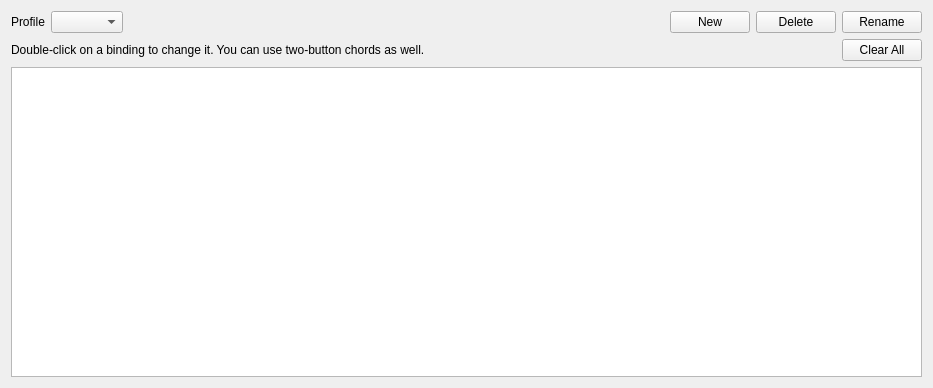
<?xml version="1.0" encoding="UTF-8"?>
<ui version="4.0">
 <class>ConfigureControllerHotkeys</class>
 <widget class="QWidget" name="ConfigureControllerHotkeys">
  <property name="geometry">
   <rect>
    <x>0</x>
    <y>0</y>
    <width>933</width>
    <height>388</height>
   </rect>
  </property>
  <property name="windowTitle">
   <string>Controller Hotkey Settings</string>
  </property>
  <layout class="QVBoxLayout" name="verticalLayout">
   <item>
    <layout class="QHBoxLayout" name="horizontalLayout_5">
     <item>
      <widget class="QLabel" name="label_7">
       <property name="text">
        <string>Profile</string>
       </property>
      </widget>
     </item>
     <item>
      <widget class="QComboBox" name="profile"/>
     </item>
     <item>
      <spacer name="horizontalSpacer_4">
       <property name="orientation">
        <enum>Qt::Horizontal</enum>
       </property>
       <property name="sizeHint" stdset="0">
        <size>
         <width>40</width>
         <height>20</height>
        </size>
       </property>
      </spacer>
     </item>
     <item>
      <widget class="QPushButton" name="buttonNew">
       <property name="text">
        <string>New</string>
       </property>
      </widget>
     </item>
     <item>
      <widget class="QPushButton" name="buttonDelete">
       <property name="text">
        <string>Delete</string>
       </property>
      </widget>
     </item>
     <item>
      <widget class="QPushButton" name="buttonRename">
       <property name="text">
        <string>Rename</string>
       </property>
      </widget>
     </item>
    </layout>
   </item>
   <item>
    <layout class="QHBoxLayout" name="horizontalLayout">
     <item>
      <widget class="QLabel" name="label_2">
       <property name="text">
        <string>Double-click on a binding to change it. You can use two-button chords as well.</string>
       </property>
      </widget>
     </item>
     <item>
      <spacer name="horizontalSpacer">
       <property name="orientation">
        <enum>Qt::Horizontal</enum>
       </property>
       <property name="sizeHint" stdset="0">
        <size>
         <width>40</width>
         <height>20</height>
        </size>
       </property>
      </spacer>
     </item>
     <item>
      <widget class="QPushButton" name="button_clear_all">
       <property name="text">
        <string>Clear All</string>
       </property>
      </widget>
     </item>
    </layout>
   </item>
   <item>
    <layout class="QVBoxLayout" name="verticalLayout_2">
     <item>
      <widget class="QTreeView" name="hotkey_list">
       <property name="editTriggers">
        <set>QAbstractItemView::NoEditTriggers</set>
       </property>
       <property name="sortingEnabled">
        <bool>false</bool>
       </property>
      </widget>
     </item>
    </layout>
   </item>
  </layout>
 </widget>
 <resources/>
 <connections/>
</ui>
